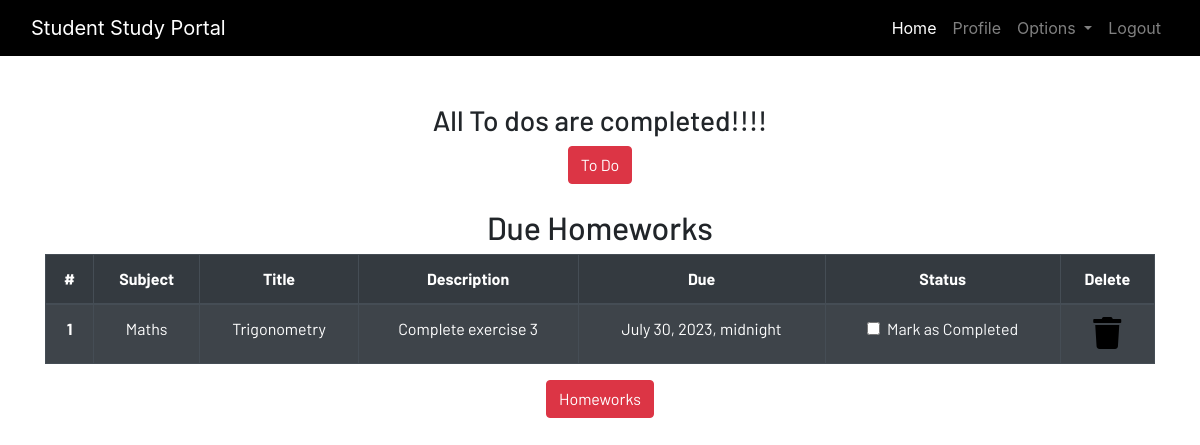
Screenshot of /profile/ (signed in) with the database file from the repository.
### dashboard/models.py (models this page shows, shortened)
class Homework(models.Model):
    user = models.ForeignKey(User, on_delete=models.CASCADE)
    subject = models.CharField(max_length=50)
    title = models.CharField(max_length=100)
    description = models.TextField()
    due = models.DateTimeField()
    is_finished = models.BooleanField(default=False)

### dashboard/views.py (the view)
# urls.py: path('profile/',dash_views.profile,name="profile"),
@login_required
def profile(request):
    homeworks = Homework.objects.filter(is_finished=False, user=request.user)
    todos = Todo.objects.filter(is_finished=False, user=request.user)
    if len(homeworks) == 0:
        homework_done = True
    else:
        homework_done = False
    if len(todos) == 0:
        todos_done = True
    else:
        todos_done = False
    context = {
        "homeworks": homeworks,
        "todos": todos,
        "homework_done": homework_done,
        "todos_done": todos_done
    }
    return render(request, "dashboard/profile.html", context)

### dashboard/templates/dashboard/profile.html (shortened to what this page needs)
{% extends 'dashboard/base.html' %} {% load static %}
{% load crispy_forms_tags%}
{% block content %}
<section class="text-center">
    <div class="container">
        {% if not todos_done %}
        <h3>All To dos are completed!!!!</h3>
    {% endif %}
        <a href="{% url 'todo' %}" class="btn btn-danger">To Do</a>
        <br><br>
        {% if not homework_done %}
        <h2>Due Homeworks</h2>
        <table class="table table-striped table-bordered table-hover table-dark">
            <thead>
                <tr>
                    <th scope="col">#</th>
                    <th scope="col">Subject</th>
                    <th scope="col">Title</th>
                    <th scope="col">Description</th>
                    <th scope="col">Due</th>
                    <th scope="col">Status</th>
                    <th scope="col">Delete</th>
                </tr>
            </thead>
            <tbody>
                {% for homework in homeworks%}
                <tr>
                    <th scope="row">{{forloop.counter}}</th>
                    <td>{{homework.subject}}</td>
                    <td>{{homework.title}}</td>
                    <td>{{homework.description}}</td>
                    <td>{{homework.due}}</td>
                    <td>
                        <a href="{% url 'update_homework' homework.id %}">
                            <div class="form-check">
                                {% if homework.is_finished%}
                                <input class="form-check-input" type="checkbox" value="" checked>
                                {%else%}
                                <input class="form-check-input" type="checkbox" value="">
                                {% endif %}
                                <label class="form-check-label text-light" for="flexCheckDefault">
                                    Mark as Completed
                                </label>
                            </div>
                        </a>
                    </td>
                    <td><a href="{% url 'delete_homework' homework.id %}"><i class="fa fa-trash fa-2x"></i></a></td>
                </tr>
                {% endfor%}
            </tbody>
        </table>
        {% else %}
        <h3>All To homeworks are completed!!!!</h3>
        {% endif %}
        <a href="{% url 'homework' %}" class="btn btn-danger">Homeworks</a>
    </div>
</section>
{% endblock content %}

### static/css/main.css (style rules this page uses)
html { scroll-behavior: smooth; height: 100%; width: 100%; }
a { text-decoration: none !important; color: black; }
html, body { max-width: 100%; overflow-x: hidden; height: 100%; width: 100%; }
body { overflow-x: hidden; background-repeat: no-repeat; }
.fa { color: black; }

### rows the page displays
Homework: subject "Maths", title "Trigonometry", description "Complete exercise 3", due "July 30, 2023, midnight"
